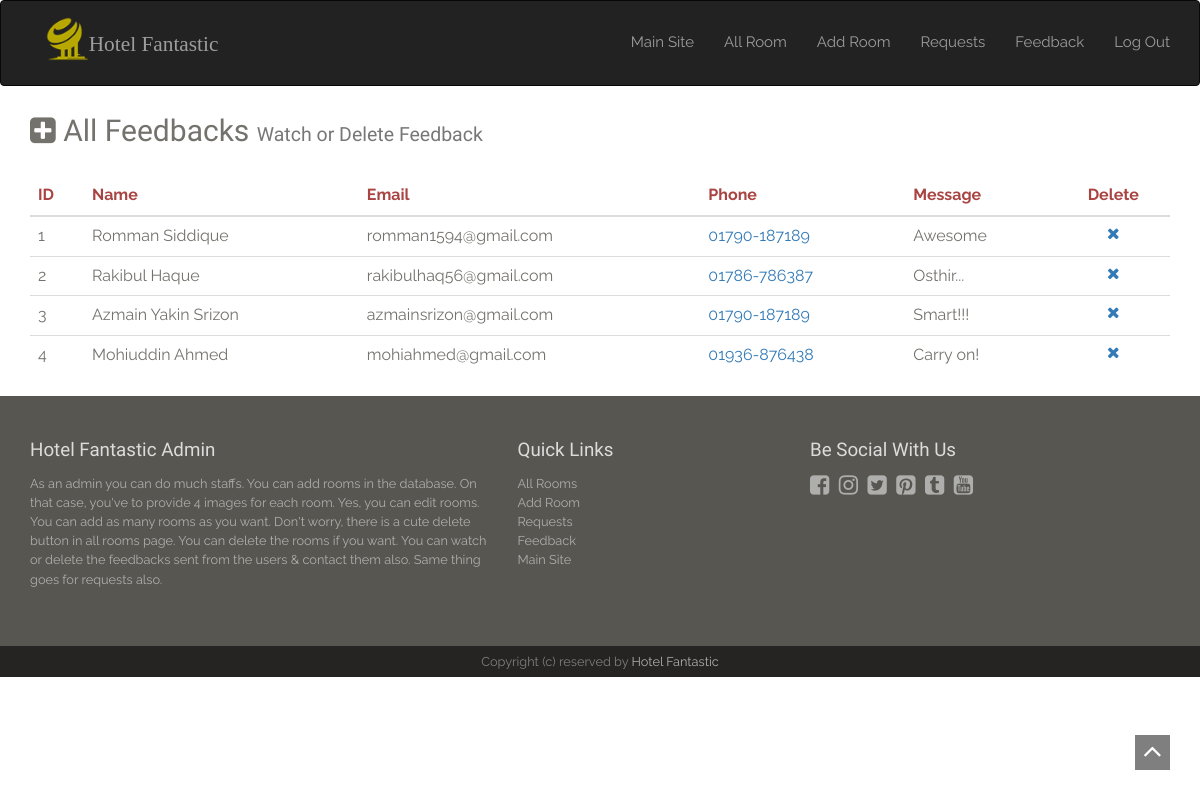
Page /feedback.php on the committed database.
### tables this page shows
CREATE TABLE IF NOT EXISTS `feedback` (
  `id` int(10) NOT NULL,
  `name` varchar(100) NOT NULL,
  `email` varchar(100) NOT NULL,
  `phone` varchar(20) NOT NULL,
  `message` varchar(5000) NOT NULL,
  PRIMARY KEY (`id`)
);

### feedback.php (the view, shortened to what this page needs)
<?php
    require_once('db.php');
?>
  </head>
  <body>
    <div id="wrapper">
<?php require_once('header-admin.php');?>
        <div class="container-fluid body-section container">
            <div class="row">
                <div class="col-md-12">
                    <h2><i class="fa fa-plus-square"></i> All Feedbacks <small>Watch or Delete Feedback</small></h2>
                    <div class="card">
                        <div class="card-content table-responsive table-full-width">
                            <table class="table">
                                <thead class="text-danger">
                                    <th>ID</th>
                                    <th>Name</th>
                                    <th>Email</th>
                                    <th>Phone</th>
                                    <th>Message</th>
                                    <th><center>Delete</center></th>
                                </thead>
                                <tbody>
                                    <?php
                                        $q = "SELECT * FROM feedback ORDER BY feedback.id ASC";
                                        $run = mysqli_query($con, $q);
                                        if(mysqli_num_rows($run) > 0){
                                            while($row = mysqli_fetch_array($run)){
                                    ?>
                                    <tr>
                                        <td><?php echo $row['id']; ?></td>
                                        <td><?php echo $row['name']; ?></td>
                                        <td><?php echo $row['email']; ?></td>
                                        <td class="text-primary"><?php echo $row['phone']; ?></td>
                                        <td><?php echo $row['message']; ?></td>
                                        <td><center><a href="feedback.php?del=<?php echo $row['id']; ?>"><i class="fa fa-times"></i></a></center></td>
                                    </tr>
                                    <?php
                                            }
                                        }
                                    ?>
                                </tbody>
                            </table>
                        </div>
                    </div>
                    <div class="row">
                        <div class="col-xs-12">
                        </div>
                    </div>
                </div>
            </div>
        </div>
<?php require_once('footer-admin.php');?>

### assets/style.css (style rules this page uses)
body { background-color: #fff;font-family: 'Raleway', sans-serif;font-size: 15px;line-height: 15px; color: #73726C; }
.btn,a,a:hover { text-decoration: none;-webkit-transition: all 0.3s ease-in-out;-moz-transition: all 0.3s ease-in-out;-ms-transition: all 0.3s ease-in-out;-o-transition: all 0.3s ease-in-out;transition: all 0.3s ease-in-out;outline:0 ; }
h1,h2,h3,h4,h5,h6 { font-family:'Old Standard TT', serif;line-height: 1em;margin: 0; }
h1.title,h2 { font-size: 2em;line-height: 3em; }

### rows in the picture
feedback: id "1", name "Romman Siddique", email "romman1594@gmail.com", phone "01790-187189", message "Awesome"
feedback: id "2", name "Rakibul Haque", email "rakibulhaq56@gmail.com", phone "01786-786387", message "Osthir..."
feedback: id "3", name "Azmain Yakin Srizon", email "azmainsrizon@gmail.com", phone "01790-187189", message "Smart!!!"
feedback: id "4", name "Mohiuddin Ahmed", email "mohiahmed@gmail.com", phone "01936-876438", message "Carry on!"
